Frame 1 (no input): blank canvas, image omitted
Frame 60 (no input): blank canvas, image omitted
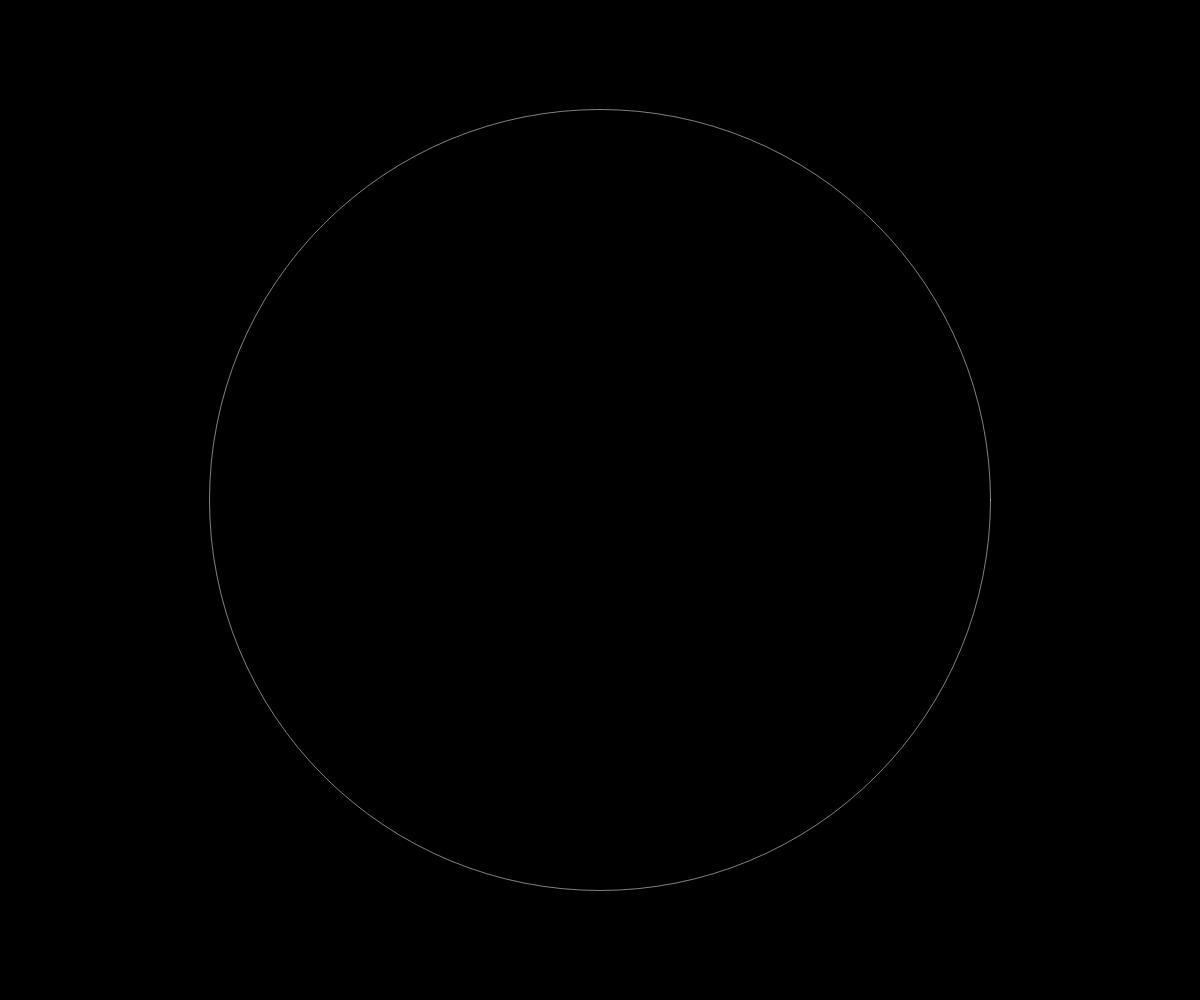
Frame 120 (the mouse pressed at the canvas centre since frame 60)

The p5.js sketch whose frames 1 and 60 were blank and that drew this single picture after the mouse press (run headless with seeded random() and noise() and a simulated clock; from frame 60 on, the mouse is pressed at the canvas centre):

// p5.js sketch
// ── sketch.js
// ------------------------------------------------------------------
// Code placed in setup() will run once at the beginning
function setup() {
  // Create a new canvas to match the browser size
  createCanvas(windowWidth, windowHeight);

  // Fill in the background
  background('Black');
}

// ------------------------------------------------------------------
// On window resize, update the canvas size
function windowResized() {
  resizeCanvas(windowWidth, windowHeight);
  background('Black');
}

// ------------------------------------------------------------------
// Main render loop - code placed in draw() will repeat over and over
function draw() {

  noFill();
  stroke(255, 128);
  
  // let diameter = map(mouseX, 0, width, 5, 50);

  let diameter = dist(mouseX, mouseY, pmouseX, pmouseY);

  // Draw a circle
  circle(mouseX, mouseY, diameter);
}
